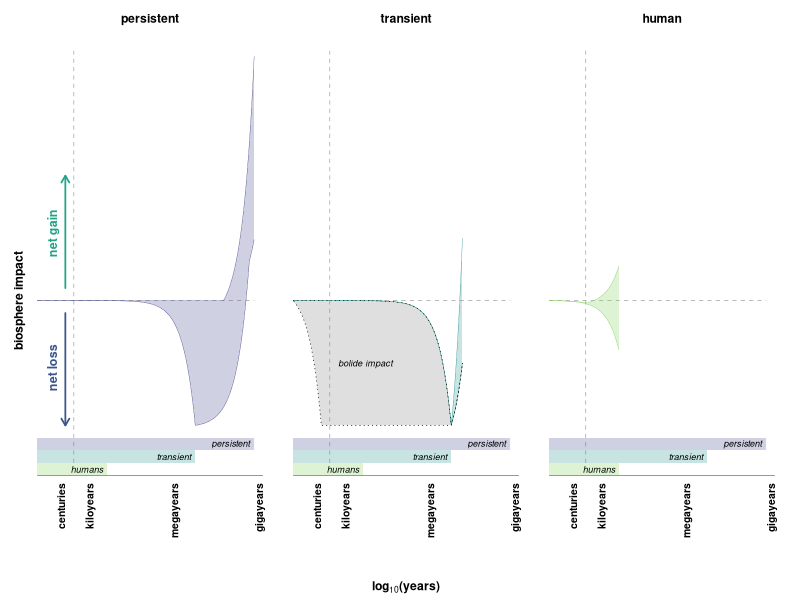

Write R code to recreate this figure. (Note: this script raises an error after producing the figure.)
# schematic figure of the potential range of biosphere disruptor impacts over time
# this produces a three panel figure:
#-- a. past persistent disruptors
#-- b. past transient disruptors
#-- c. the current and near-future trajectories of the human disruptor

# axes:
#-- x-axis: log base 10 time in years from onset of disruptor
#-- y-axis: impact (positive or negative) of the disruptor on the biosphere; 
#           zero-centred axis;
#           biosphere impact may be measured by biodiversity, biomass, productivity

# assumptions and parameters:
#-- a. transient disruptors last for 10e+06 years
#-- b. persistent disruptors last for 10e+08 years
#-- c. transient disruptors primarily degrade the biosphere
#-- d. persistent disruptors primarily enhance the biosphere
#-- e. linear degradation rate (biosphere degradation is uniformly distributed in time)
#-- f. linear enhancement rate (biosphere enhancement is uniformly distributed in time)
#-- g. degradation drives the biosphere to a nadir value of -1
#-- h. enhancement drives the biosphere to a peak value of +1


# clear the decks ----
rm(list = ls())


# load packages ----
library(ggplot2)
library(dplyr)


# plot parameters ----
dir_plots <- file.path("plots")
line_width <- 1/.pt # in /.pt units
point_size <- 5/.pt # in /.pt untis
plot_palette <- viridis::viridis(n = 6, begin = 0.1, end = 0.9)


# dummy data ----
## time scale ----
data_time_scale <- data.frame(
  label = c(
    # "years", 
    # "decades", 
    "centuries",
    "kiloyears", 
    "megayears", 
    "gigayears"
  ),
  value = c(
    # 0,
    # 1,
    1e+02,
    1e+03,
    1e+06, 
    1e+09
  )
)

### transient timescale ----
# transient disruptors operate on timescales of <1e+01 to 4e+06 years
# biosphere recovery and/or transformation takes place on timescales from 1e+06 to 1e+07 years
x_t <- 10**seq(from = 0.01, to = 7, by = 0.01)
x_t_min <- 1e+01
x_t_max <- 4e+06
x_t_recovery <- 1e+07

### persistent timescale ----
# persistent disruptors operate on timescales of 4e+07 years to 5e+08 years
# persistent disruptors generally enhance the biosphere on these timescales
# persistent disruptors may harm the incumbent biosphere on timescales of 1e+00 to 1e+06 years
x_p <- 10**seq(from = 0.01, to = 9, by = 0.01)
x_p_min <- 4e+07
x_p_max <- 5e+08

### human timescale ----
# human disruptor operates on timescales of 1e+01 years to 3e+03 years
# humans are currently degrading the biosphere (0 < t < 2e+02)
# humans may continue to degrade the biosphere (2e+02 < t < 3e+03)
# humans may change course and enhance the biosphere (2e+02 < t < 3e+03)
x_h <- 10**seq(from = 0.01, to = 4, by = 0.01)
x_h_min <- 1e+01
x_h_cur <- 2e+02 # human current
x_h_max <- 3e+03

## transient disruptors functions ----
### simple transient simple recovery ----
# assume 1:1 linear decline to nadir of -1
# assume 1:1 linear recovery to 0 after event
simple_t_y <- function(x) {
  ifelse(
    x >= x_t_min & x <= x_t_max,
    # first segment: linear decline
    -1 * ((x - x_t_min) / (x_t_max - x_t_min)),
    ifelse(
      x > x_t_max & x <= x_t_recovery,
      # second segment: linear recovery
      -1 + ((x - x_t_max) / (x_t_recovery - x_t_max)),
      NA  # outside the defined domain
    )
  )
}
simple_t <- data.frame(
  'disruptor' = 'transient', 
  'version' = 'simple',
  'x' = x_t, 'y' = simple_t_y(x_t)
)

### simple transient rapid recovery ----
# assume 1:1 linear decline to nadir of -1
# assume 1.5:1 rapid linear recovery to +0.5 after event
fast_t_y <- function(x) {
  ifelse(
    x >= x_t_min & x <= x_t_max,
    # first segment: linear decline
    -1 * ((x - x_t_min) / (x_t_max - x_t_min)),
    ifelse(
      x > x_t_max & x <= x_t_recovery,
      # second segment: linear recovery
      -1 + 1.5*((x - x_t_max) / (x_t_recovery - x_t_max)),
      NA  # outside the defined domain
    )
  )
}
fast_t <- data.frame(
  'disruptor' = 'transient', 
  'version' = 'fast recovery',
  'x' = x_t, 'y' = fast_t_y(x_t)
)

### simple transient slow recovery ----
# assume 1:1 linear decline to nadir of -1
# assume 0.5:1 slow linear recovery to -0.5 after event
slow_t_y <- function(x) {
  ifelse(
    x >= x_t_min & x <= x_t_max,
    # first segment: linear decline
    -1 * ((x - x_t_min) / (x_t_max - x_t_min)),
    ifelse(
      x > x_t_max & x <= x_t_recovery,
      # second segment: linear recovery
      -1 + 0.5*((x - x_t_max) / (x_t_recovery - x_t_max)),
      NA  # outside the defined domain
    )
  )
}
slow_t <- data.frame(
  'disruptor' = 'transient', 
  'version' = 'slow recovery',
  'x' = x_t, 'y' = slow_t_y(x_t)
)

### simple transient bolide impact ----
# assume 1:1 linear decline to nadir of -1 over 1e+02 years
# assume plateau to 1e+06 years
# assume 1:1 linear recovery to 0 after event
kpg_t_y <- function(x) {
  ifelse(
    x >= x_t_min & x <= 1e+02,
    # first segment: linear decline
    -1 * ((x - x_t_min) / (1e+02 - x_t_min)),
    ifelse(
      # second segment: plateau
      x > 1e+02 & x <= x_t_max, 
      -1, 
      ifelse(
        x > x_t_max & x <= x_t_recovery,
        # third segment: linear recovery
        -1 + 0.5*((x - x_t_max) / (x_t_recovery - x_t_max)),
        NA  # outside the defined domain
      )
    )
  )
}
kpg_t <- data.frame(
  'disruptor' = 'transient', 
  'version' = 'bolide impact',
  'x' = x_t, 'y' = kpg_t_y(x_t)
)

## persistent disruptors functions ----
### simple persistent simple recovery ----
# assume 1:1 linear increase to peak of +1
simple_p_y <- function(x) {
  ifelse(
    # first segment before range of disruptor impact
    x < x_p_min, 
    0, 
    ifelse(
      # second segment: linear increase for duration of impact
      x >= x_p_min & x <= x_p_max,
      (x - x_p_min) / (x_p_max - x_p_min),
      NA  # outside the defined domain
    )
  )
}
simple_p <- data.frame(
  'disruptor' = 'persistent', 
  'version' = 'simple',
  'x' = x_p, 'y' = simple_p_y(x_p)
)

### simple persistent fast ----
# assume 2:1 linear increase to peak of +2 then plateau
fast_p_y <- function(x) {
  ifelse(
    # first segment before range of disruptor impact
    x < x_p_min, 
    0, 
    ifelse(
      # second segment: linear increase gradient +2
      x >= x_p_min & (2*(x - x_p_min) / (x_p_max - x_p_min)) <= 2,
      2*(x - x_p_min) / (x_p_max - x_p_min),
      ifelse(
        # third segment: plateau at +2
        x <= x_p_max, 
        2,
        NA  # outside the defined domain
      )
    )  
  )
}
fast_p <- data.frame(
  'disruptor' = 'persistent', 
  'version' = 'fast',
  'x' = x_p, 'y' = fast_p_y(x_p)
)

### simple persistent slow ----
# assume 0.5:1 linear increase to peak of +1.5 then plateau
slow_p_y <- function(x) {
  ifelse(
    # first segment before range of disruptor impact
    x < x_p_min, 
    0, 
    ifelse(
      # second segment: linear increase gradient +1.5
      x >= x_p_min & x <= x_p_max,
      0.5*(x - x_p_min) / (x_p_max - x_p_min),
      NA  # outside the defined domain
    )  
  )
}
slow_p <- data.frame(
  'disruptor' = 'persistent', 
  'version' = 'slow',
  'x' = x_p, 'y' = slow_p_y(x_p)
)

### gain after initial harm ----
# assume linear harm for duration of transient disruptor
# then linear increase to +1
initial_harm_p_y <- function(x) {
  ifelse(
    x >= x_t_min & x <= x_t_max,
    # first segment: linear decline
    simple_t_y(x),
    ifelse(
      x > x_t_max & x <= x_p_max,
      # second segment: linear recovery
      -1 + 2*((x - x_t_max) / (x_p_max - x_t_max)),
      NA  # outside the defined domain
    )
  )
}
initial_harm_p <- data.frame(
  'disruptor' = 'persistent', 
  'version' = 'initial harm',
  'x' = x_p, 'y' = initial_harm_p_y(x_p)
)

## human disruptor functions ----
### simple human decline ----
# assume 1:1 linear decrease to nadir of -0.3
human_t_y <- function(x) {
  ifelse(
    # first segment before range of disruptor impact
    x < x_h_min, 
    0, 
    ifelse(
      # second segment: linear decrease to -0.4 at 3e+03 years
      x >= x_h_min & x < x_h_max,
      -0.4 * ((x - x_h_min) / (x_h_max - x_h_min)),
      NA  # outside the defined domain
    )
  )
}
human_t <- data.frame(
  'disruptor' = 'human', 
  'version' = 'business as usual',
  'x' = x_h, 'y' = human_t_y(x_h)
)

### human recovery ----
# assume 1:1 linear decrease towards nadir of -0.3 at 3e+03 years
# arrested at 2e+02 years with recovery to +0.2 at 3e+03 years
human_p_y <- function(x) {
  ifelse(
    # first segment before range of disruptor impact
    x < x_h_min, 
    0, 
    ifelse(
      # second segment: linear decrease to 2e+02
      x >= x_h_min & x <= 2e+02,
      -0.3 * ((x - x_h_min) / (x_h_max - x_h_min)),
      ifelse(
        # third segment: recovery
        x > 2e+02 & x <= x_h_max,
        # third segment: linear recovery
        (-0.3 * ((2e+02 - x_h_min) / (x_h_max - x_h_min))) + 0.3*((x - 2e+02) / (x_h_max - 2e+02)), 
        NA  # outside the defined domain
      )
    )
  )
}
human_p <- data.frame(
  'disruptor' = 'human', 
  'version' = 'sustainable stewardship',
  'x' = x_h, 'y' = human_p_y(x_h)
)

## collate data ----
disruptors <- rbind(
  simple_t, 
  fast_t, 
  slow_t,
  kpg_t,
  simple_p, 
  fast_p,
  slow_p, 
  initial_harm_p, 
  human_t, 
  human_p
) 

## summarise data ----
disruptors_summary <- disruptors |> 
  dplyr::mutate(
    kpg = dplyr::case_when(version == "bolide impact" ~ "K-Pg")
  ) |> 
  dplyr::group_by(x, disruptor, kpg) |> 
  dplyr::summarise(
    lower_bound = min(y, na.rm = TRUE), 
    upper_bound = max(y, na.rm = TRUE), 
    average = mean(y, na.rm = TRUE)
  ) |>
  dplyr::mutate(
    lower_bound = dplyr::case_when(is.infinite(lower_bound) ~ NA, .default = lower_bound), 
    upper_bound = dplyr::case_when(is.infinite(upper_bound) ~ NA, .default = upper_bound), 
    average = dplyr::case_when(is.infinite(average) ~ NA, .default = average), 
    disruptor = ordered(disruptor, levels = c("persistent", "transient", "human"))
  )

disruptors_summary_main <- disruptors_summary |> dplyr::filter(is.na(kpg))
disruptors_summary_kpg <- disruptors_summary |> 
  dplyr::filter(!is.na(kpg)) |>
  dplyr::mutate(
    upper_bound = disruptors_summary_main$lower_bound[
      disruptors_summary_main$disruptor == "transient" & disruptors_summary_main$x == x
    ]
  )

# plot data ----
ggplot() +
  theme_void() +
  theme(plot.margin = margin(10, 10, 7, 10, unit = 'pt'), 
        axis.text = element_blank(), 
        axis.title.y = element_text(size = 5*point_size, face = 'bold', angle = 90, vjust = 1, hjust = 0.5),
        axis.title.x = element_text(size = 5*point_size, face = 'bold', angle = 0, vjust = -1), 
        strip.background = element_blank(), 
        strip.text = element_text(size = 5*point_size, face = 'bold', vjust = 1)
  ) +
  labs(x = expression(bold("log"[10]*"(years)")), y = "biosphere impact") +
  facet_grid(~disruptor) +
  scale_x_log10(limits = c(x_t_min, 1e+09)) +
  coord_cartesian(ylim = c(-2, 2), clip = 'off') +
  scale_fill_viridis_d(aesthetics = c("fill", "colour"), begin = 0.2, end = 0.8, guide = "none") +
  # add axes and annotations
  ## zero line
  annotate(geom = "segment", x = x_t_min, xend = x_p_max, y = 0, 
           linetype = "dashed", colour = "grey50", linewidth = 0.5*line_width) +
  ## 200 year line
  annotate(geom = "segment", x = 2e+02, y = -1.3, yend = 2, 
           linetype = "dashed", colour = "grey50", linewidth = 0.5*line_width) +
  ## disruptor durations
  annotate(geom = "rect", xmin = x_t_min, xmax = x_p_max, ymin = -1.2, ymax = -1.1,
           alpha = 0.25, colour = NA, fill = viridis::viridis(n=3, begin = 0.2, end = 0.8)[1]) +
  annotate(geom = "text", x = x_p_max, y = -1.15, label = expression(italic("persistent")),
           colour = "black", size = 1.3*point_size, hjust = 1.1, vjust = 0.5) +
  annotate(geom = "rect", xmin = x_t_min, xmax = x_t_max, ymin = -1.3, ymax = -1.2,
           alpha = 0.25, colour = NA, fill = viridis::viridis(n=3, begin = 0.2, end = 0.8)[2]) +
  annotate(geom = "text", x = x_t_max, y = -1.25, label = expression(italic("transient")),
           colour = "black", size = 1.3*point_size, hjust = 1.1, vjust = 0.5) +
  annotate(geom = "rect", xmin = x_h_min, xmax = x_h_max, ymin = -1.4, ymax = -1.3,
           alpha = 0.25, colour = NA, fill = viridis::viridis(n=3, begin = 0.2, end = 0.8)[3]) +
  annotate(geom = "text", x = x_h_max, y = -1.35, label = expression(italic("humans")),
           colour = "black", size = 1.3*point_size, hjust = 1.1, vjust = 0.5) +
  ## time axis
  annotate(geom = "linerange", y = -1.4, xmin = x_t_min, xmax = max(x_p, na.rm = TRUE),
           linewidth = line_width/.pt, colour = "black") +
  geom_text(data = data_time_scale,
            aes(x = value, y = -1.46, label = label),
            angle = 90, hjust = 1, vjust = 0,
            size = 1.5*point_size, colour = 'black', fontface = "bold") +
  ## y-axis biosphere labels
  geom_segment(
    data = data.frame(
      x = 1e+02, xend = 1e+02, y = 0.1, yend = 1, 
      disruptor = ordered("persistent", levels = c("persistent", "transient", "human"))),
    aes(x = x, xend = xend, y = y, yend = yend), 
    linewidth = 1.7*line_width, colour = plot_palette[4], 
    arrow = arrow(length = unit(0.2, "cm")), lineend = "round", linejoin = "bevel"
  ) +
  geom_text(data = data.frame(
    x = 4e+01, y = 0.5, label = "net gain", 
    disruptor = ordered("persistent", levels = c("persistent", "transient", "human"))),
    aes(x = x, y = y, label = label), 
    colour = plot_palette[4], vjust = 0.3, hjust = 0.4, angle = 90, size = 1.8*point_size, fontface = "bold"
  ) +
  geom_segment(
    data = data.frame(
      x = 1e+02, xend = 1e+02, y = -0.1, yend = -1, 
      disruptor = ordered("persistent", levels = c("persistent", "transient", "human"))),
    aes(x = x, xend = xend, y = y, yend = yend), 
    linewidth = 1.7*line_width, colour = plot_palette[2], 
    arrow = arrow(length = unit(0.2, "cm")), lineend = "round", linejoin = "bevel"
  ) +
  geom_text(data = data.frame(
    x = 4e+01, y = -0.5, label = "net loss", 
    disruptor = ordered("persistent", levels = c("persistent", "transient", "human"))),
    aes(x = x, y = y, label = label), 
    colour = plot_palette[2], vjust = 0.3, hjust = 0.6, angle = 90, size = 1.8*point_size, fontface = "bold"
  ) +
  # add data
  ## main data
  geom_ribbon(data = disruptors_summary_main,
              aes(x = x, ymin = lower_bound, ymax = upper_bound, colour = disruptor, fill = disruptor), 
              linewidth = 1*line_width/.pt, alpha = 0.25) +
  geom_ribbon(data = disruptors_summary_kpg, 
              aes(x = x, ymin = lower_bound, ymax = upper_bound), #colour = "bolide impact"),
              colour = "black", fill = "grey50",
              linetype = "dotted", linewidth = 2*line_width/.pt, alpha = 0.25) +
  ## bolide impact data
  geom_text(
    data = data.frame(
      x = 4e+02, y = -0.5, label = "bolide impact", 
      disruptor = ordered("transient", levels = c("persistent", "transient", "human"))),
    aes(x = x, y = y, label = label), 
    hjust = 0, vjust = 0.5, fontface = "italic", size = 1.3*point_size)

ggsave(
  filename = file.path(dir_plots, "fig_4_schematic.png"),
  width = 170,
  height = 99,
  units = "mm",
  dpi = 600,
  bg = "white"
)


# END ----
